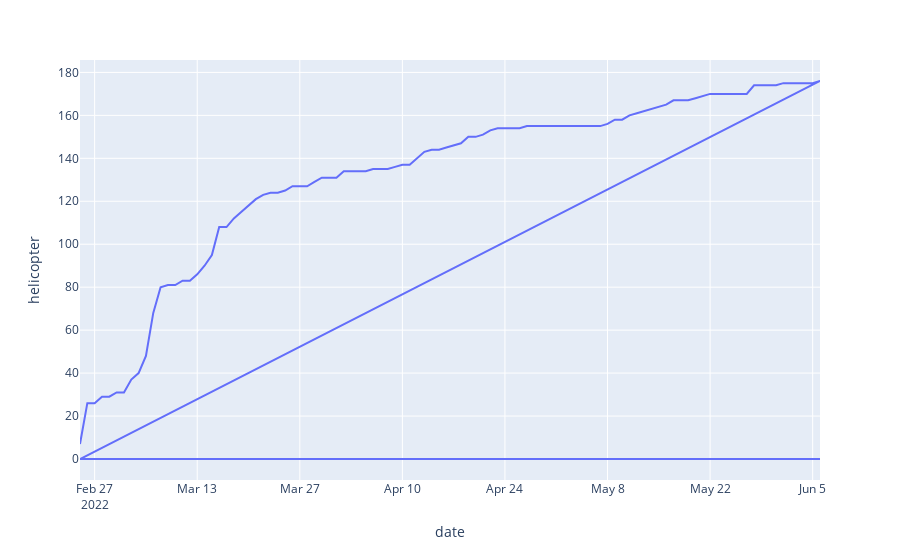

Here is the notebook cell this chart was saved with:
### Code cell
df = px.data.stocks()
fig = px.line(df_jr, x='date', y="helicopter")
fig.show()

### Figure 1 — Plotly figure (JSON) as saved in the notebook; plotly's stock layout.template omitted (floating-point values rounded to 4 significant figures; data arrays with more than 128 entries replaced by an {"elided": "..."} marker saying what was removed)
{"data": [{"hovertemplate": "date=%{x}<br>helicopter=%{y}<extra></extra>", "legendgroup": "", "line": {"color": "#636efa", "dash": "solid"}, "marker": {"symbol": "circle"}, "mode": "lines", "name": "", "orientation": "v", "showlegend": false, "type": "scatter", "x": {"elided": "204 str values"}, "xaxis": "x", "y": {"elided": "204 int values"}, "yaxis": "y"}], "layout": {"legend": {"tracegroupgap": 0}, "margin": {"t": 60}, "xaxis": {"anchor": "y", "domain": [0, 1], "title": {"text": "date"}}, "yaxis": {"anchor": "x", "domain": [0, 1], "title": {"text": "helicopter"}}}}
